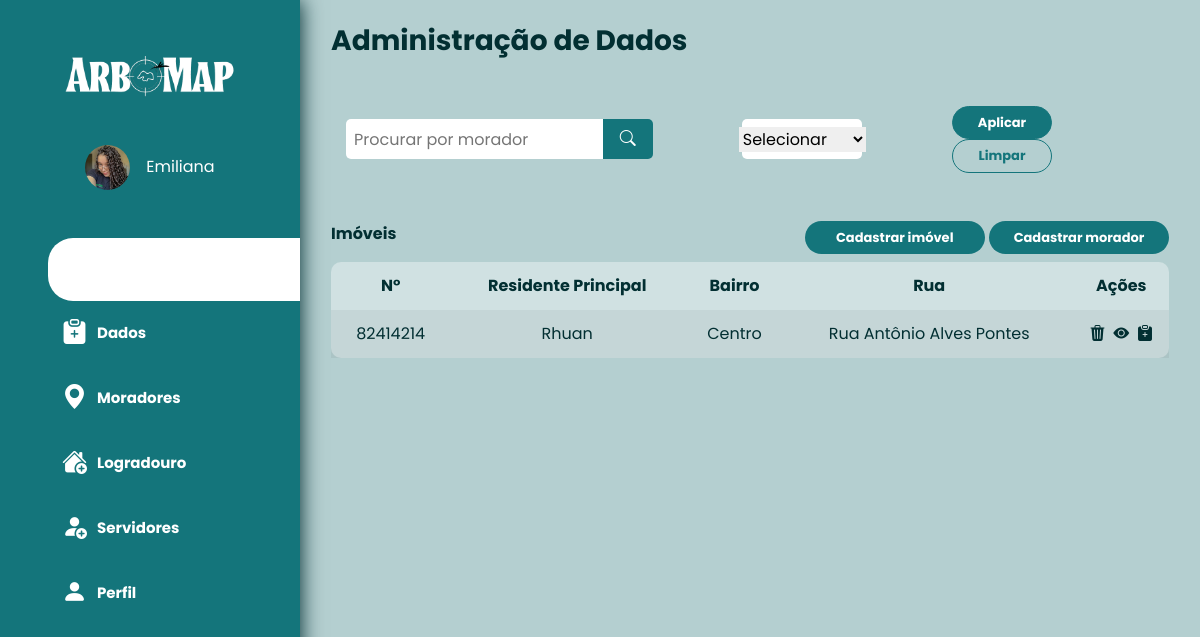
Before: /imovel/listar/ (signed in) with the older database file.
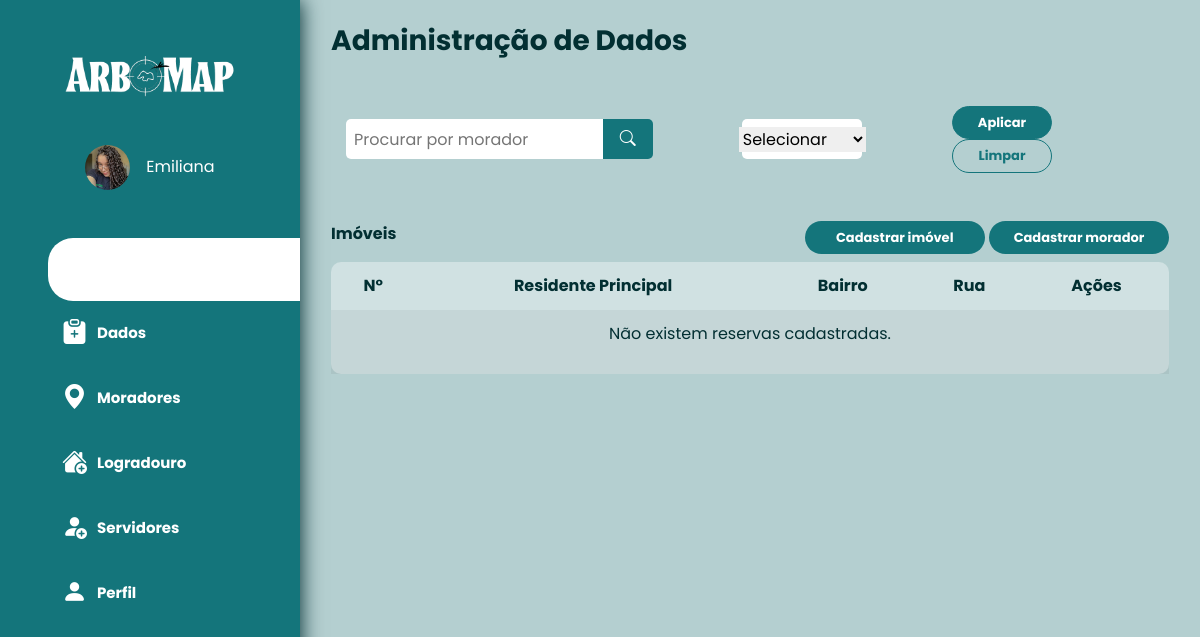
After: the same page with the newer database file.
### imovel/models.py (models this page shows, shortened)
class Imovel (models.Model):
    tipo_propriedade = models.CharField(max_length=MEDIUM_CHAR_FIELD_NAME_LENGTH, choices=TIPO_PROPRIEDADE)
    morador = models.ForeignKey(Morador, on_delete=models.CASCADE)
    rua = models.ForeignKey(Rua,on_delete=models.CASCADE)
    bairro = models.ForeignKey(Bairro,on_delete=models.CASCADE)
    numero = models.CharField(max_length=MEDIUM_CHAR_FIELD_NAME_LENGTH)
    referencia = models.CharField(max_length=MEDIUM_CHAR_FIELD_NAME_LENGTH)
    reservatorio = models.CharField(max_length=MEDIUM_CHAR_FIELD_NAME_LENGTH)
    quantidade = models.IntegerField()
    data_adicao = models.DateTimeField(auto_now_add=True)

### morador/models.py (models this page shows, shortened)
class Morador (models.Model):
    nome = models.CharField(max_length=MAX_CHAR_FIELD_NAME_LENGTH)
    email = models.EmailField()
    data_nascimento = models.DateField()
    sus = models.CharField(max_length=SMALL_CHAR_FIELD_NAME_LENGTH)
    cpf = models.CharField(max_length=SMALL_CHAR_FIELD_NAME_LENGTH)
    genero = models.CharField(max_length=MEDIUM_CHAR_FIELD_NAME_LENGTH, choices=TIPO_GENERO)
    telefone = models.CharField(max_length=SMALL_CHAR_FIELD_NAME_LENGTH)
    data_adicao = models.DateTimeField(auto_now_add=True)

### bairro/models.py (models this page shows)
class Bairro (models.Model):
    nome = models.CharField(max_length=MAX_CHAR_FIELD_NAME_LENGTH)
    data_adicao = models.DateTimeField(auto_now_add=True)
    def __str__(self):
        return f"{self.nome}"

### rua/models.py (models this page shows, shortened)
class Rua (models.Model):
    nome = models.CharField(max_length=MAX_CHAR_FIELD_NAME_LENGTH)
    tipo_rua = models.CharField(max_length=MEDIUM_CHAR_FIELD_NAME_LENGTH, choices=TIPO_RUA)
    bairro = models.ForeignKey(Bairro,on_delete=models.CASCADE)
    data_adicao = models.DateTimeField(auto_now_add=True)

### imovel/views.py (the view)
# urls.py: path('imovel/listar/', ImovelListView.as_view(), name='imovel_listar'),
class ImovelListView(LoginRequiredMixin, generic.ListView):
    model = Imovel
    template_name = "imovel/imoveis.html"

### imovel/templates/imovel/imoveis.html (shortened to what this page needs)
{% extends 'base.html' %}
{% block content %}
  <div class="mt-2">
    <h3 style="color:#022F32;"><strong>Administração de Dados</strong></h3>
    <div class="row col-12 mb-5 mt-5 d-flex justify-content-around">
      <form method="GET" action="{% url 'filtro_moradores' %}" class="d-flex justify-content-center align-items-center w-100">
        <div class="col-5 d-flex align-items-center justify-content-center" >
            <div style="width: 100%; border-start-start-radius: 5px;border-end-end-radius: 0px; border-end-start-radius: 5px;border-start-end-radius: 0px; height: 40px; align-items: center; display: flex; color: #022f32; background-color: #FFFFFF;">
              <input style="height: 40px;border-start-start-radius: 5px;border-end-end-radius: 0px; border-end-start-radius: 5px;border-start-end-radius: 0px;" class="ml-2" placeholder="Procurar por morador" type="text" name="termo_morador" id="termo_morador" value="{{ termo_morador }}">
            </div>
            <div>
              <button class="justify-content-center d-flex" type="submit" style="width: 50px; border-end-end-radius: 5px; border-start-end-radius: 5px; height: 40px; align-items: center; display: flex; color: #022f32; background-color: #14757B; border: none; outline: none;"><i class="bi bi-search text-white"></i></button>
            </div>
        </div>
        <div class="col-4 d-flex align-items-center justify-content-center">
          <div class="d-flex align-items-center justify-content-center" style="width: 50%; border-radius: 5px; height: 40px; align-items: center; display: flex; color: #022f32; background-color: #FFFFFF;">
            <select name="ordenacao" id="ordenacao" style="border: none; outline: none;">
              <option>Selecionar</option>
          </select>
          </div>
        </div>
        <div class="col-3 d-flex align-items-center justify-content-center">
          <div class="" style="">
            <a href="#" ><button class="btn " id="bt3" type="submit"><strong>Aplicar</strong></button></a>
            <a href="{% url 'imovel_listar' %}" class="btn " id="bt2"><strong>Limpar</strong></a>
          </div>
        </div>
    </div>
    <div class="d-flex justify-content-between align-items-center mb-2">
      <div>
        <h6 style="color:#022F32;"><strong>Imóveis</strong></h6>
      </div>
      <div>
        <a href="{% url 'imovel_criar' %}" class="btn" id="bt1" style="width: 180px;"><strong>Cadastrar imóvel</strong></a>
        <a href="{% url 'morador_criar' %}" class="btn" id="bt1" style="width: 180px;"><strong>Cadastrar morador</strong></a>
      </div>
    </div>
    <div class="table-responsive">
      <table class="table table-striped table-borderless">
        <thead>
          <tr class="text-center">
            <th scope="col">N°</th>
            <th scope="col">Residente Principal</th>
            <th scope="col">Bairro</th>
            <th scope="col">Rua</th>
            <th scope="col">Ações</th>
          </tr>
        </thead>
        <tbody>
          {% for object in object_list %}
            <tr class="text-center">
              <td>{{ object.numero }}</td>
              <td>
                <a style="text-decoration: none; color:#022F32" href="{% url 'visitas' %}">{{ object.morador.nome }}</a>
              </td>
              <td>{{ object.bairro }}</td>
              <td>{{ object.rua.nome }}</td>
              <td>
                <div class="d-flex justify-content-around">
                  <a href="{% url 'imovel_remover' pk=object.pk %}"><i class="bi bi-trash3-fill" id="tableicon"></i></a>
                  <a href="{% url 'imovel_editar' pk=object.pk %}"><i class="bi bi-eye-fill" id="tableicon"></i></a>
                  <a href="{% url 'visitas' %}"><i class="bi bi-clipboard-plus-fill" id="tableicon"></i></a>
                </div>
              </td>
            </tr>
            {% empty %}
            <tr class="text-center">
              <td colspan="5">
                <p>Não existem reservas cadastradas.</p>
              </td>
            </tr>
          {% endfor %}
        </tbody>
      </table>
    </div>
  </div>
{% endblock %}

Changed rows visible on the page:
removed Imovel: numero "82414214", morador.nome "Rhuan", bairro "Centro", rua.nome "Rua Antônio Alves Pontes"
Other visible differences:
text now shown: "Não existem reservas cadastradas."
